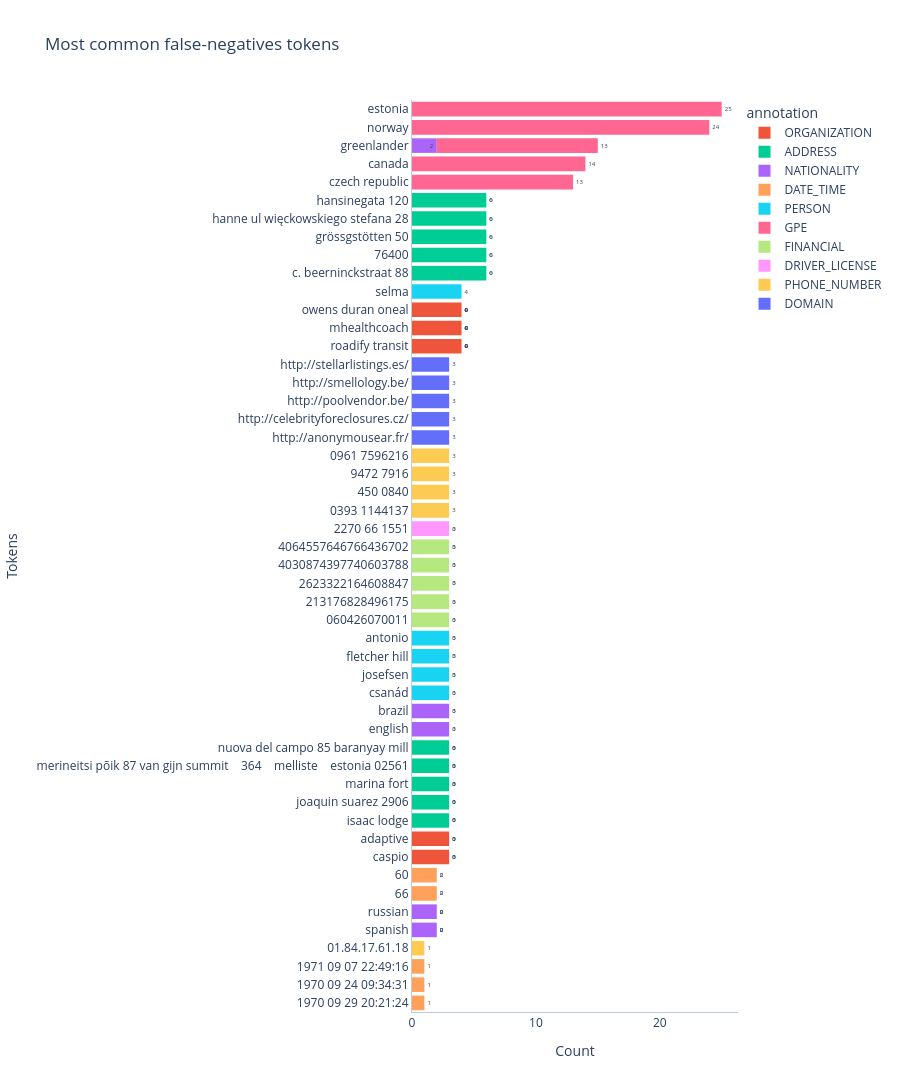
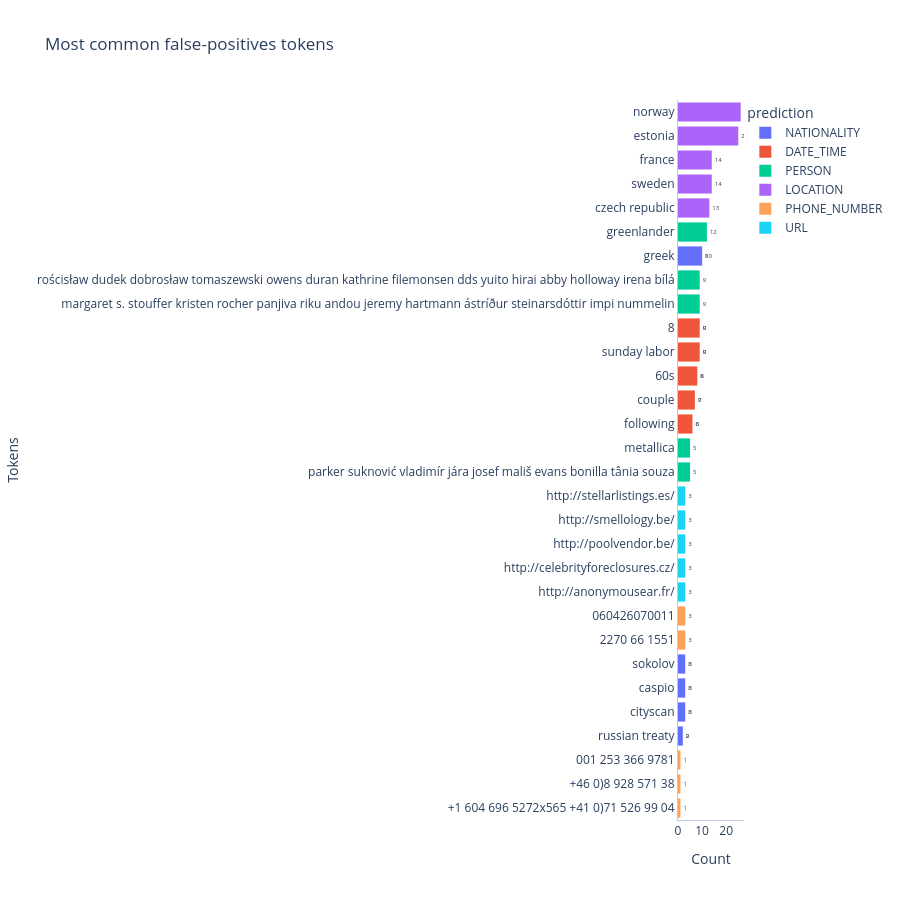

Notebook cell for these charts, in order:
### Code cell
plotter.plot_most_common_tokens()

### Figure 1 — Plotly figure (JSON) as saved in the notebook; plotly's stock layout.template omitted (floating-point values rounded to 4 significant figures)
{"data": [{"bingroup": "y", "cliponaxis": true, "histfunc": "sum", "hovertemplate": "annotation=ORGANIZATION<br>sum of 0=%{x}<br>token=%{y}<extra></extra>", "legendgroup": "ORGANIZATION", "marker": {"color": "#EF553B", "pattern": {"shape": ""}}, "name": "ORGANIZATION", "orientation": "h", "showlegend": true, "textangle": 0, "textfont": {"size": 6}, "textposition": "outside", "texttemplate": "%{value}", "type": "histogram", "x": [4, 4, 4, 3, 3], "xaxis": "x", "y": ["roadify transit", "mhealthcoach", "owens duran oneal", "caspio", "adaptive"], "yaxis": "y"}, {"bingroup": "y", "cliponaxis": true, "histfunc": "sum", "hovertemplate": "annotation=ADDRESS<br>sum of 0=%{x}<br>token=%{y}<extra></extra>", "legendgroup": "ADDRESS", "marker": {"color": "#00cc96", "pattern": {"shape": ""}}, "name": "ADDRESS", "orientation": "h", "showlegend": true, "textangle": 0, "textfont": {"size": 6}, "textposition": "outside", "texttemplate": "%{value}", "type": "histogram", "x": [3, 3, 3, 3, 3, 3, 3, 3, 3, 3, 3, 3, 3, 3, 3], "xaxis": "x", "y": ["c. beerninckstraat 88", "76400", "grössgstötten 50", "hanne ul więckowskiego stefana 28", "hansinegata 120", "c. beerninckstraat 88", "76400", "grössgstötten 50", "hanne ul więckowskiego stefana 28", "hansinegata 120", "isaac lodge", "joaquin suarez 2906", "marina fort", "merineitsi põik 87 van gijn summit \n  364 \n  melliste \n  estonia 02561", "nuova del campo 85 baranyay mill"], "yaxis": "y"}, {"bingroup": "y", "cliponaxis": true, "histfunc": "sum", "hovertemplate": "annotation=NATIONALITY<br>sum of 0=%{x}<br>token=%{y}<extra></extra>", "legendgroup": "NATIONALITY", "marker": {"color": "#ab63fa", "pattern": {"shape": ""}}, "name": "NATIONALITY", "orientation": "h", "showlegend": true, "textangle": 0, "textfont": {"size": 6}, "textposition": "outside", "texttemplate": "%{value}", "type": "histogram", "x": [3, 3, 2, 2, 2], "xaxis": "x", "y": ["english", "brazil", "spanish", "greenlander", "russian"], "yaxis": "y"}, {"bingroup": "y", "cliponaxis": true, "histfunc": "sum", "hovertemplate": "annotation=DATE_TIME<br>sum of 0=%{x}<br>token=%{y}<extra></extra>", "legendgroup": "DATE_TIME", "marker": {"color": "#FFA15A", "pattern": {"shape": ""}}, "name": "DATE_TIME", "orientation": "h", "showlegend": true, "textangle": 0, "textfont": {"size": 6}, "textposition": "outside", "texttemplate": "%{value}", "type": "histogram", "x": [2, 2, 1, 1, 1], "xaxis": "x", "y": ["66", "60", "1970 09 29 20:21:24", "1970 09 24 09:34:31", "1971 09 07 22:49:16"], "yaxis": "y"}, {"bingroup": "y", "cliponaxis": true, "histfunc": "sum", "hovertemplate": "annotation=PERSON<br>sum of 0=%{x}<br>token=%{y}<extra></extra>", "legendgroup": "PERSON", "marker": {"color": "#19d3f3", "pattern": {"shape": ""}}, "name": "PERSON", "orientation": "h", "showlegend": true, "textangle": 0, "textfont": {"size": 6}, "textposition": "outside", "texttemplate": "%{value}", "type": "histogram", "x": [4, 3, 3, 3, 3], "xaxis": "x", "y": ["selma", "csanád", "josefsen", "fletcher hill", "antonio"], "yaxis": "y"}, {"bingroup": "y", "cliponaxis": true, "histfunc": "sum", "hovertemplate": "annotation=GPE<br>sum of 0=%{x}<br>token=%{y}<extra></extra>", "legendgroup": "GPE", "marker": {"color": "#FF6692", "pattern": {"shape": ""}}, "name": "GPE", "orientation": "h", "showlegend": true, "textangle": 0, "textfont": {"size": 6}, "textposition": "outside", "texttemplate": "%{value}", "type": "histogram", "x": [25, 24, 14, 13, 13], "xaxis": "x", "y": ["estonia", "norway", "canada", "greenlander", "czech republic"], "yaxis": "y"}, {"bingroup": "y", "cliponaxis": true, "histfunc": "sum", "hovertemplate": "annotation=FINANCIAL<br>sum of 0=%{x}<br>token=%{y}<extra></extra>", "legendgroup": "FINANCIAL", "marker": {"color": "#B6E880", "pattern": {"shape": ""}}, "name": "FINANCIAL", "orientation": "h", "showlegend": true, "textangle": 0, "textfont": {"size": 6}, "textposition": "outside", "texttemplate": "%{value}", "type": "histogram", "x": [3, 3, 3, 3, 3], "xaxis": "x", "y": ["060426070011", "213176828496175", "2623322164608847", "4030874397740603788", "4064557646766436702"], "yaxis": "y"}, {"bingroup": "y", "cliponaxis": true, "histfunc": "sum", "hovertemplate": "annotation=DRIVER_LICENSE<br>sum of 0=%{x}<br>token=%{y}<extra></extra>", "legendgroup": "DRIVER_LICENSE", "marker": {"color": "#FF97FF", "pattern": {"shape": ""}}, "name": "DRIVER_LICENSE", "orientation": "h", "showlegend": true, "textangle": 0, "textfont": {"size": 6}, "textposition": "outside", "texttemplate": "%{value}", "type": "histogram", "x": [3], "xaxis": "x", "y": ["2270 66 1551"], "yaxis": "y"}, {"bingroup": "y", "cliponaxis": true, "histfunc": "sum", "hovertemplate": "annotation=PHONE_NUMBER<br>sum of 0=%{x}<br>token=%{y}<extra></extra>", "legendgroup": "PHONE_NUMBER", "marker": {"color": "#FECB52", "pattern": {"shape": ""}}, "name": "PHONE_NUMBER", "orientation": "h", "showlegend": true, "textangle": 0, "textfont": {"size": 6}, "textposition": "outside", "texttemplate": "%{value}", "type": "histogram", "x": [3, 3, 3, 3, 1], "xaxis": "x", "y": ["0393 1144137", "450 0840", "9472 7916", "0961 7596216", "01.84.17.61.18"], "yaxis": "y"}, {"bingroup": "y", "cliponaxis": true, "histfunc": "sum", "hovertemplate": "annotation=DOMAIN<br>sum of 0=%{x}<br>token=%{y}<extra></extra>", "legendgroup": "DOMAIN", "marker": {"color": "#636efa", "pattern": {"shape": ""}}, "name": "DOMAIN", "orientation": "h", "showlegend": true, "textangle": 0, "textfont": {"size": 6}, "textposition": "outside", "texttemplate": "%{value}", "type": "histogram", "x": [3, 3, 3, 3, 3], "xaxis": "x", "y": ["http://anonymousear.fr/", "http://celebrityforeclosures.cz/", "http://poolvendor.be/", "http://smellology.be/", "http://stellarlistings.es/"], "yaxis": "y"}], "layout": {"barmode": "relative", "height": 2580, "legend": {"title": {"text": "annotation"}, "tracegroupgap": 0}, "plot_bgcolor": "#FFF", "title": {"text": "Most common false-negatives tokens"}, "xaxis": {"anchor": "y", "domain": [0, 1], "linecolor": "#BCCCDC", "showgrid": false, "title": {"text": "Count"}}, "yaxis": {"anchor": "x", "categoryorder": "total ascending", "domain": [0, 1], "linecolor": "#BCCCDC", "showgrid": false, "title": {"text": "Tokens"}}}}

### Figure 2 — Plotly figure (JSON) as saved in the notebook; plotly's stock layout.template omitted (floating-point values rounded to 4 significant figures)
{"data": [{"bingroup": "y", "cliponaxis": true, "histfunc": "sum", "hovertemplate": "prediction=NATIONALITY<br>sum of 0=%{x}<br>token=%{y}<extra></extra>", "legendgroup": "NATIONALITY", "marker": {"color": "#636efa", "pattern": {"shape": ""}}, "name": "NATIONALITY", "orientation": "h", "showlegend": true, "textangle": 0, "textfont": {"size": 6}, "textposition": "outside", "texttemplate": "%{value}", "type": "histogram", "x": [10, 3, 3, 3, 2], "xaxis": "x", "y": ["greek", "cityscan", "caspio", "sokolov", "russian treaty"], "yaxis": "y"}, {"bingroup": "y", "cliponaxis": true, "histfunc": "sum", "hovertemplate": "prediction=DATE_TIME<br>sum of 0=%{x}<br>token=%{y}<extra></extra>", "legendgroup": "DATE_TIME", "marker": {"color": "#EF553B", "pattern": {"shape": ""}}, "name": "DATE_TIME", "orientation": "h", "showlegend": true, "textangle": 0, "textfont": {"size": 6}, "textposition": "outside", "texttemplate": "%{value}", "type": "histogram", "x": [9, 9, 8, 7, 6], "xaxis": "x", "y": ["sunday labor", "8", "60s", "couple", "following"], "yaxis": "y"}, {"bingroup": "y", "cliponaxis": true, "histfunc": "sum", "hovertemplate": "prediction=PERSON<br>sum of 0=%{x}<br>token=%{y}<extra></extra>", "legendgroup": "PERSON", "marker": {"color": "#00cc96", "pattern": {"shape": ""}}, "name": "PERSON", "orientation": "h", "showlegend": true, "textangle": 0, "textfont": {"size": 6}, "textposition": "outside", "texttemplate": "%{value}", "type": "histogram", "x": [12, 9, 9, 5, 5], "xaxis": "x", "y": ["greenlander", "margaret s. stouffer kristen rocher panjiva riku andou jeremy hartmann ástríður steinarsdóttir impi nummelin", "rościsław dudek dobrosław tomaszewski owens duran kathrine filemonsen dds yuito hirai abby holloway irena bílá", "parker suknović vladimír jára josef mališ evans bonilla tânia souza", "metallica"], "yaxis": "y"}, {"bingroup": "y", "cliponaxis": true, "histfunc": "sum", "hovertemplate": "prediction=LOCATION<br>sum of 0=%{x}<br>token=%{y}<extra></extra>", "legendgroup": "LOCATION", "marker": {"color": "#ab63fa", "pattern": {"shape": ""}}, "name": "LOCATION", "orientation": "h", "showlegend": true, "textangle": 0, "textfont": {"size": 6}, "textposition": "outside", "texttemplate": "%{value}", "type": "histogram", "x": [26, 25, 14, 14, 13], "xaxis": "x", "y": ["norway", "estonia", "sweden", "france", "czech republic"], "yaxis": "y"}, {"bingroup": "y", "cliponaxis": true, "histfunc": "sum", "hovertemplate": "prediction=PHONE_NUMBER<br>sum of 0=%{x}<br>token=%{y}<extra></extra>", "legendgroup": "PHONE_NUMBER", "marker": {"color": "#FFA15A", "pattern": {"shape": ""}}, "name": "PHONE_NUMBER", "orientation": "h", "showlegend": true, "textangle": 0, "textfont": {"size": 6}, "textposition": "outside", "texttemplate": "%{value}", "type": "histogram", "x": [3, 3, 1, 1, 1], "xaxis": "x", "y": ["2270 66 1551", "060426070011", "+1 604 696 5272x565 +41 0)71 526 99 04", "+46 0)8 928 571 38", "001 253 366 9781"], "yaxis": "y"}, {"bingroup": "y", "cliponaxis": true, "histfunc": "sum", "hovertemplate": "prediction=URL<br>sum of 0=%{x}<br>token=%{y}<extra></extra>", "legendgroup": "URL", "marker": {"color": "#19d3f3", "pattern": {"shape": ""}}, "name": "URL", "orientation": "h", "showlegend": true, "textangle": 0, "textfont": {"size": 6}, "textposition": "outside", "texttemplate": "%{value}", "type": "histogram", "x": [3, 3, 3, 3, 3], "xaxis": "x", "y": ["http://anonymousear.fr/", "http://celebrityforeclosures.cz/", "http://poolvendor.be/", "http://smellology.be/", "http://stellarlistings.es/"], "yaxis": "y"}], "layout": {"barmode": "relative", "height": 900, "legend": {"title": {"text": "prediction"}, "tracegroupgap": 0}, "plot_bgcolor": "#FFF", "title": {"text": "Most common false-positives tokens"}, "xaxis": {"anchor": "y", "domain": [0, 1], "linecolor": "#BCCCDC", "showgrid": false, "title": {"text": "Count"}}, "yaxis": {"anchor": "x", "categoryorder": "total ascending", "domain": [0, 1], "linecolor": "#BCCCDC", "showgrid": false, "title": {"text": "Tokens"}}}}
